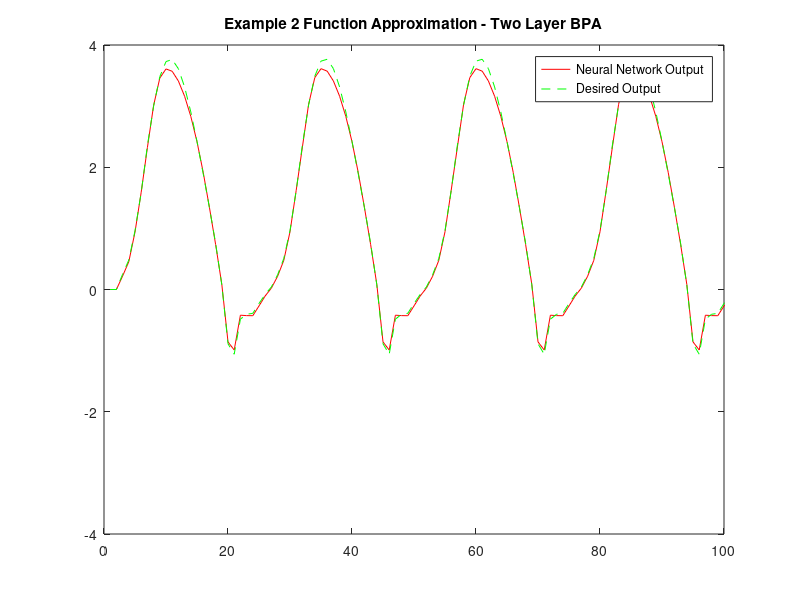

This chart was generated by the following MATLAB code:
clc;close all;clear all;

a = 1; b = 1;
m0 = 2;
m1 = 20;
m2 = 10;
m3 = 1;
w1 = 0.2*rand(m1,m0+1);
w2 = 0.2*rand(m2,m1+1);
w3 = 0.2*rand(m3,m2+1);
eta1 = 0.03;
yp = [0;0];

for k=1:99998
if k<50000
        u = -1 + 2.*rand(1);
        p = [1;yp(end);yp(end-1)];
        y = yp(end)*yp(end-1)*(yp(end) + 2.5)/(1 + (yp(end))^2 + (yp(end-1))^2) + u;
        
        %FORWARD PASS
        v1 = w1*p;
        phi_v1 = a*tanh(b*v1); 
        y1_k = [1 ; phi_v1];
        v2 = w2*y1_k; 
        phi_v2 = a*tanh(b*v2);
        y2_k = [1 ; phi_v2];
        v3 = w3*y2_k; 
        y3 = v3 ;
        E = yp(end)*yp(end-1)*(yp(end) + 2.5)/(1 + (yp(end))^2 + (yp(end-1))^2) - y3;
        phi_v3_diff = 1;
        phi_v2_diff = a*(1 - phi_v2.^2); 
        phi_v1_diff = a*(1 - phi_v1.^2); 
   
        %BACKWARD PASS
        delta3 = E.*phi_v3_diff;  
        delta_w3 = eta1.*delta3*(y2_k)'; 
        delta2 = (w3(2:length(w3))'.*delta3).*(phi_v2_diff); 
        delta_w2 = eta1.*delta2*(y1_k)';
        delta1 = (w2(:,2:length(w2))'*delta2).*(phi_v1_diff);
        delta_w1 = eta1.*delta1*(p)';
        
        %ERROR CALCULATION AND WEIGHT UPDATION
        
        w1 = w1 + delta_w1;
        w2 = w2 + delta_w2;
        w3 = w3 + delta_w3;
        
        yp = [yp;y];
end
end

yp = [0;0];
ym = [0;0];

for k = 1:99998
    
        p = [1;yp(end);yp(end-1)];
        u = sin(2*pi*k/25);
        y1 = yp(end)*yp(end-1)*(yp(end) + 2.5)/(1 + (yp(end))^2 + (yp(end-1))^2) + u;
        
        %FORWARD PASS
        v1 = w1*p; 
        phi_v1 = a*tanh(b*v1); 
        y1_k = [1 ; phi_v1];
        v2 = w2*y1_k; 
        phi_v2 = a*tanh(b*v2);
        y2_k = [1 ; phi_v2];
        v3 = w3*y2_k;
        y2 = v3 + u;
        
        yp = [yp;y1];
        ym = [ym;y2];

end

% ----------------------------------------------------------------------- %
%                           Plotting Graphs                               %
% ----------------------------------------------------------------------- %

K = 1:100000;
figure;
plot(K,ym,'-r',K,yp,'--g')
legend('Neural Network Output', 'Desired Output');
title('Example 2 Function Approximation - Two Layer BPA');
axis([0 100 -4 4]);
g=var(yp(3:end)-ym(3:end));
h=var(yp(3:end));
perf=(1-(g/h))*100;
disp(perf)
mse = sum((yp(3:end)-ym(3:end)).^2)/(length(yp(3:end)));
disp(mse);